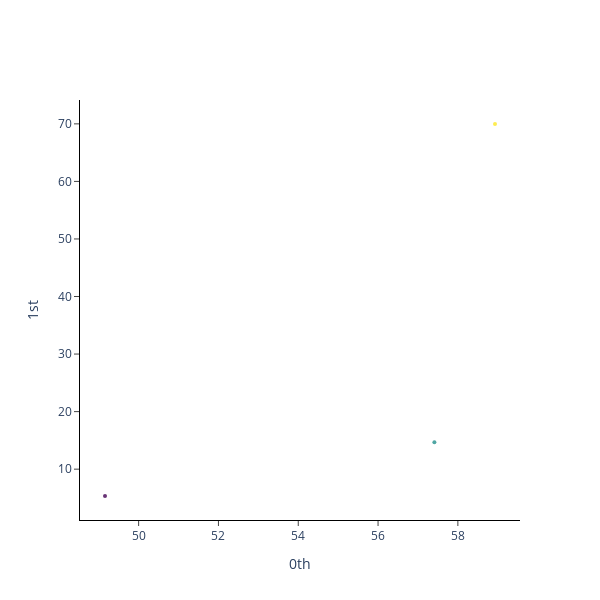

This figure's notebook cell:
### Code cell
plot_point_cloud(point_clouds[0])

### Figure 1 — Plotly figure (JSON) as saved in the notebook; plotly's stock layout.template omitted (floating-point values rounded to 4 significant figures)
{"data": [{"marker": {"color": [0, 1, 2], "colorscale": [[0, "#440154"], [0.1111, "#482878"], [0.2222, "#3e4989"], [0.3333, "#31688e"], [0.4444, "#26828e"], [0.5556, "#1f9e89"], [0.6667, "#35b779"], [0.7778, "#6ece58"], [0.8889, "#b5de2b"], [1, "#fde725"]], "opacity": 0.8, "size": 4}, "mode": "markers", "type": "scatter", "x": [49.16, 57.41, 58.93], "y": [5.336, 14.67, 69.98]}], "layout": {"height": 600, "plot_bgcolor": "white", "width": 600, "xaxis": {"anchor": "x", "exponentformat": "e", "linecolor": "black", "linewidth": 1, "mirror": false, "showexponent": "all", "showline": true, "side": "bottom", "ticks": "outside", "title": {"text": "0th"}, "type": "linear", "zeroline": true}, "yaxis": {"anchor": "y", "exponentformat": "e", "linecolor": "black", "linewidth": 1, "mirror": false, "showexponent": "all", "showline": true, "side": "left", "ticks": "outside", "title": {"text": "1st"}, "type": "linear", "zeroline": true}}}
